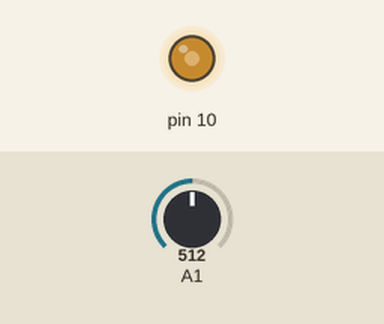
A sketch run on a simulated Arduino Uno, built with avr-gcc and run on an emulated ATmega328P. Shown: output pins drawn as LEDs (lit = HIGH). The test bench sets the inputs (shaded band); at power-on: A1 = 512.

Above: at 1.2 s.
1.3 s: A1 set to 716
At 2.4 s:
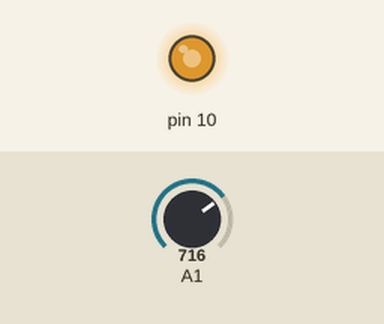
2.8 s: A1 set to 900
At 3.6 s:
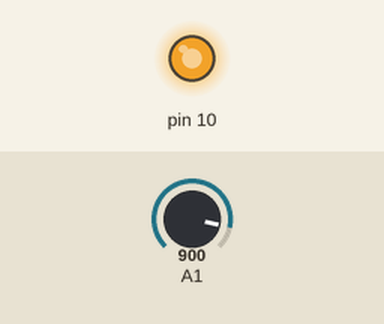
4.3 s: A1 set to 122
At 4.7 s:
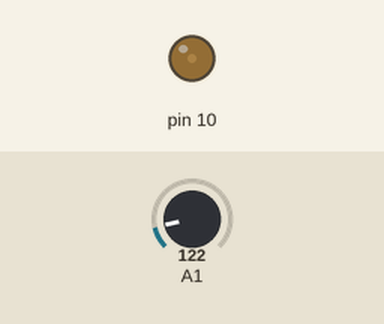
5.8 s: A1 set to 0
At 7.0 s:
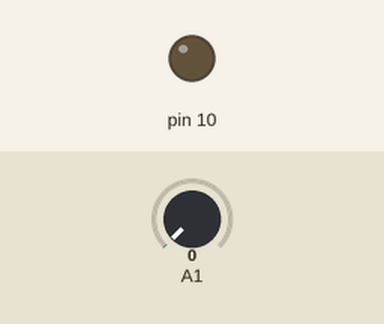
Timing chart, 0 to 8.3 s (numbered marks = the images above; inputs shaded):
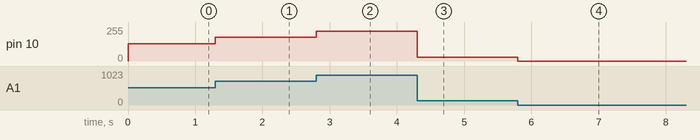

The sketch:

lab.ino
```cpp
int led_red = 10;
int pot = A1;

void setup() {
   pinMode(10, OUTPUT);
   pinMode(A1, INPUT);
}

void loop() {
   int val = analogRead(A1);
   val = val / 4;
   analogWrite(10, val);
}
```

Measured:
- after the input at 1.3 s, pin 10: 128/255 → 179/255 at once
- after the input at 2.8 s, pin 10: 179/255 → 225/255 at once
- after the input at 4.3 s, pin 10: 225/255 → 30/255 at once
- after the input at 5.8 s, pin 10: 30/255 → 0/255 at once
